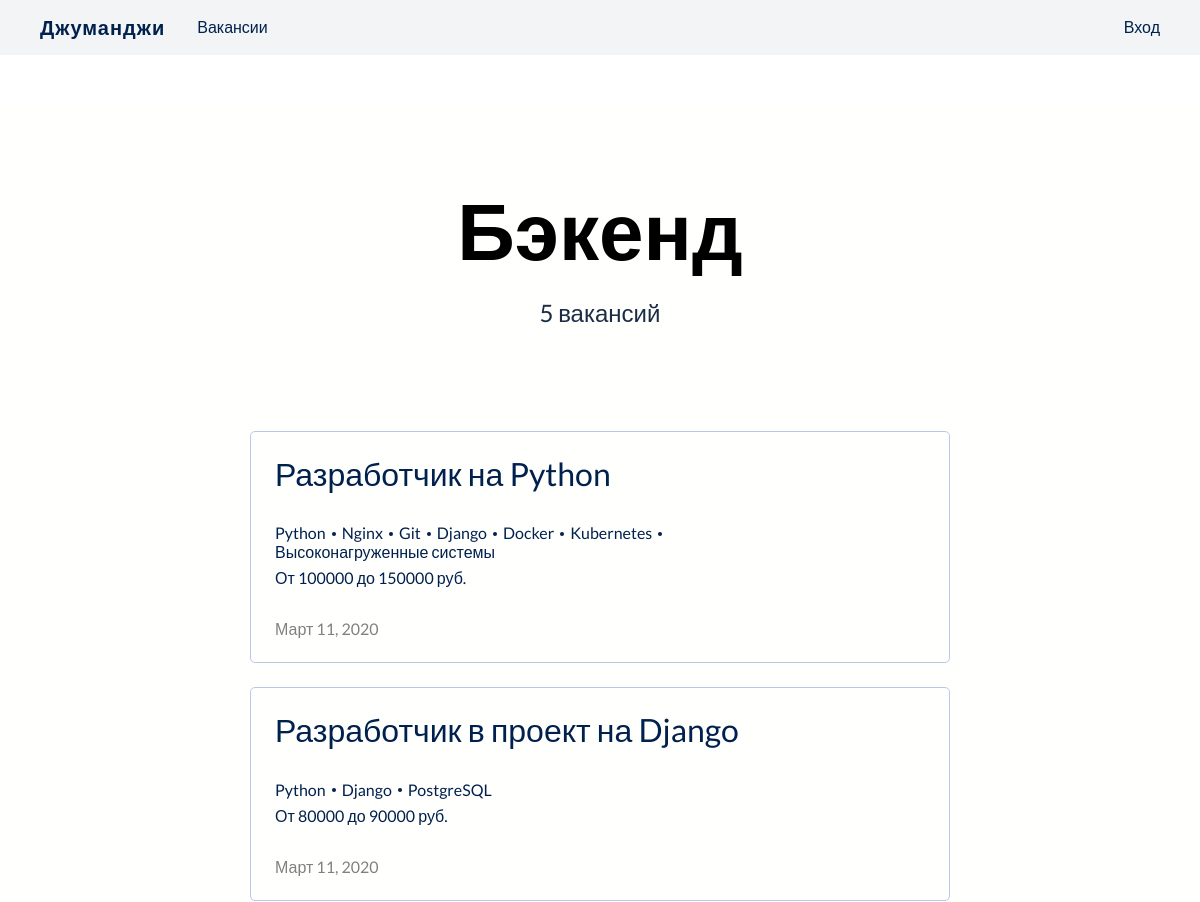
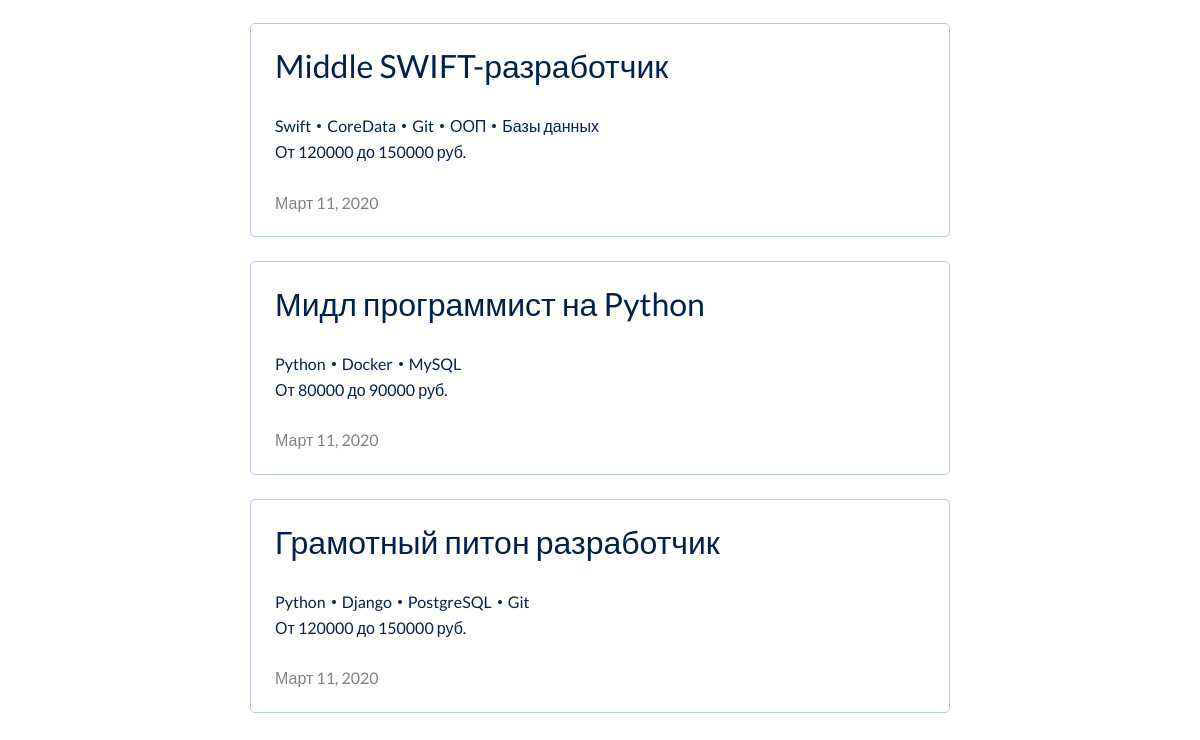
Before: /vacancies/cat/backend with the older database file (2 pictures, top to bottom).
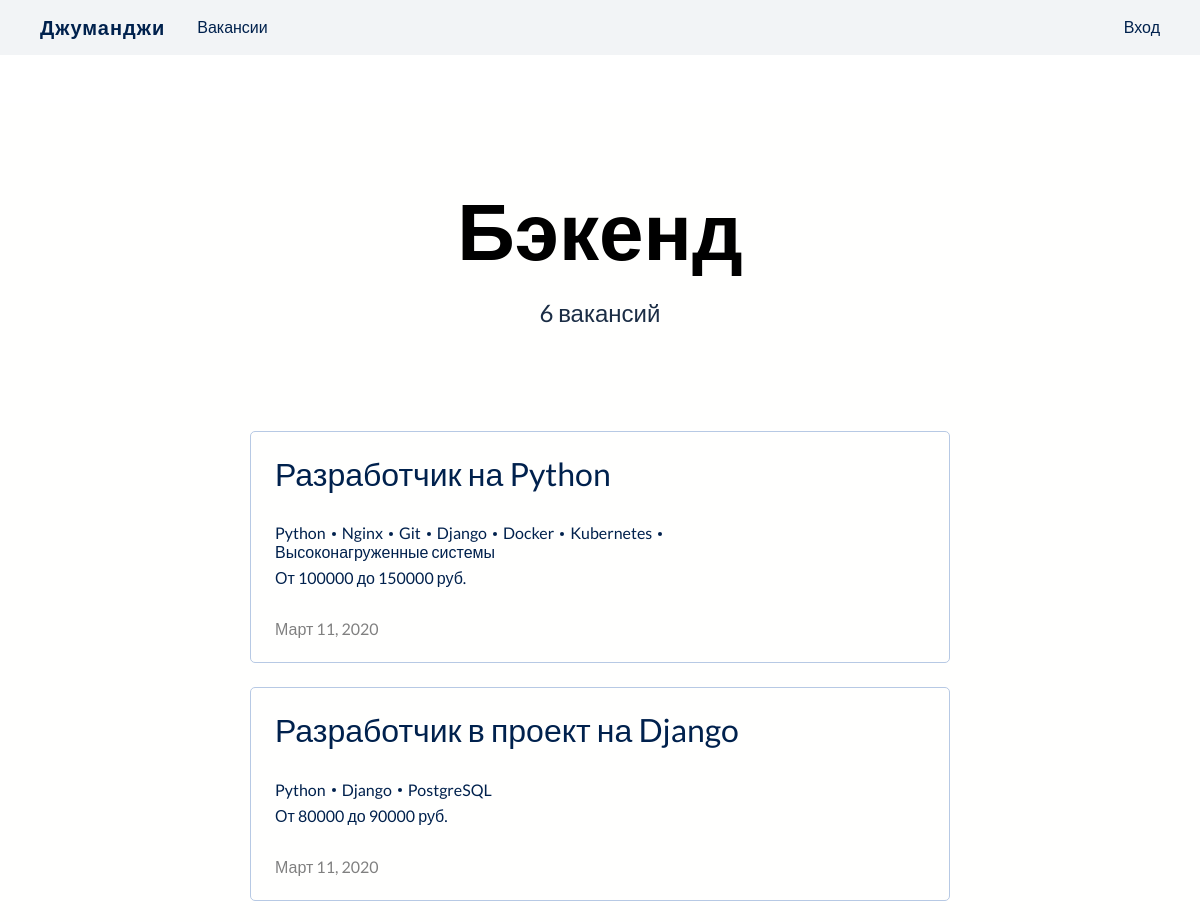
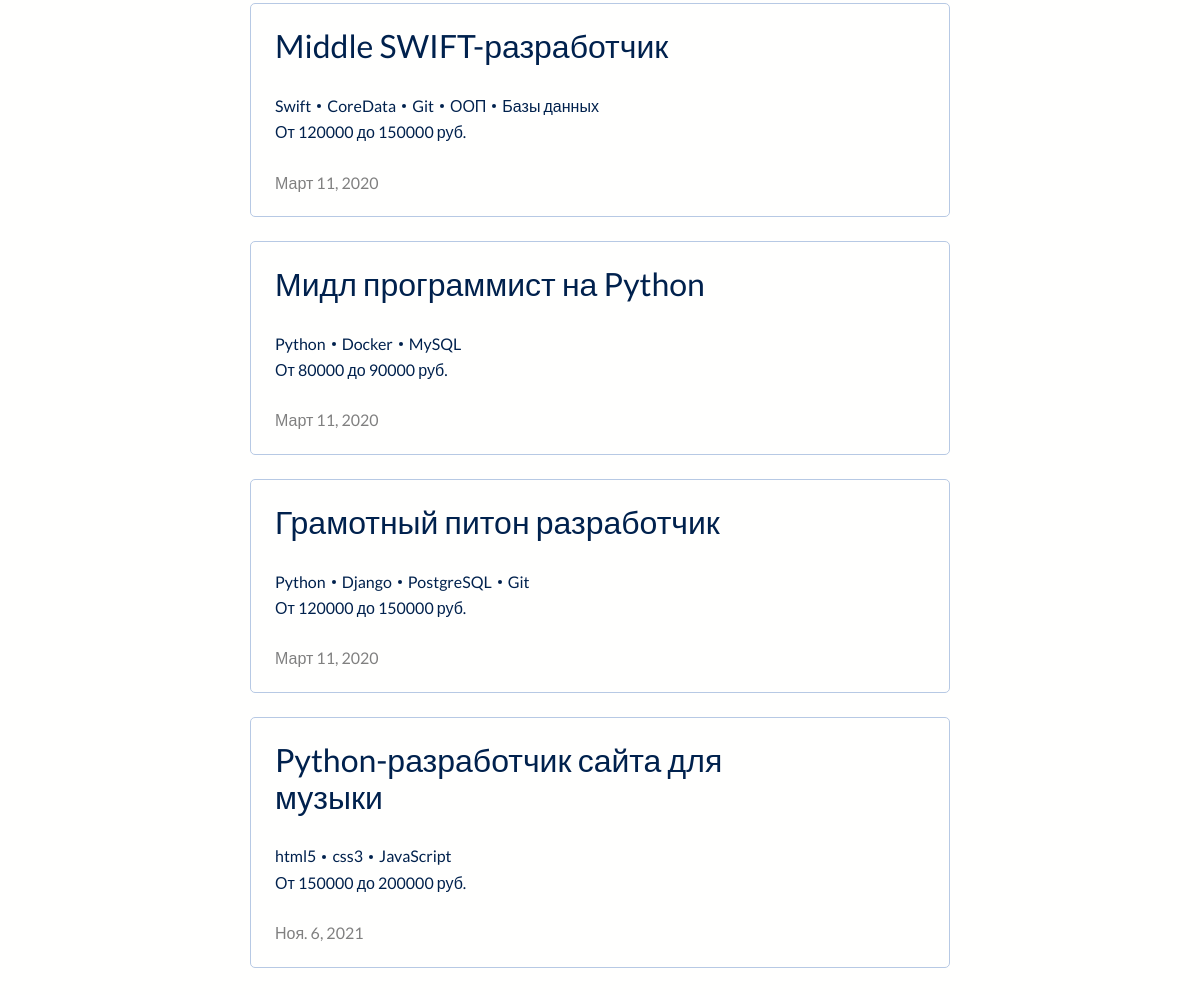
After: the same page with the newer database file (2 pictures, top to bottom).
### jumanji/models.py (models this page shows, shortened)
class Specialty(models.Model):
    code = models.CharField(max_length=50)
    title = models.CharField(max_length=100)
    picture = models.ImageField(upload_to="specialty_logos", default="https://place-hold.it/100x60")

class Vacancy(models.Model):
    title = models.CharField(max_length=100)
    specialty = models.ForeignKey(Specialty, on_delete=models.CASCADE, related_name="vacancies", default=None)
    company = models.ForeignKey(Company, on_delete=models.CASCADE, related_name='vacancies')
    salary_from = models.IntegerField()
    salary_to = models.IntegerField()
    posted_at = models.DateField(default=timezone.now)
    skills = models.CharField(max_length=250)
    description = models.TextField()
    def get_skills(self):
        return self.skills.split(', ')

### jumanji/views.py (the view)
# urls.py: path('vacancies/cat/<slug:slug>', SpecialtyVacanciesView.as_view(), name="specialty_vacancies"),
class SpecialtyVacanciesView(ListView):
    model = Vacancy
    template_name = template_name = 'jumanji/specialty.html'
    def get_queryset(self):
        specialty = self.kwargs['slug']
        queryset = Vacancy.objects.filter(specialty__code=specialty)
        return queryset
    def get_context_data(self, **kwargs):
        context = super().get_context_data(**kwargs)
        specialty = Specialty.objects.filter(code=self.kwargs['slug'])
        context['title'] = specialty.first().title
        context['vacancies_count'] = self.get_queryset().count()
        return context

### jumanji/templates/jumanji/specialty.html
{% extends 'base.html' %}
{% block content %}
<section class="specialty-head">
    <h1>{{ title }}</h1>
    <p>{{ vacancies_count }} вакансий</p>
</section>
{% include './block/vacancies-cards.html' with vacancies=object_list %}
{% endblock  %}

### templates/base.html (shortened to what this page needs)
{% load static %}
<!DOCTYPE html>
<html lang="en">
<head>
    <link rel="stylesheet" href="{% static '/css/normalize.css' %}">
    <link rel="stylesheet" href="{% static '/css/general_style.css' %}">
    <link rel="stylesheet" href="{% static '/css/style.css' %}">
    <link rel="stylesheet" href="{% static '/css/auth-style.css' %}">
</head>
<body>
    {% include './block/header.html' %}
    <main>
        <div class="container">
            {% block content %}{% endblock  %}
        </div>
    </main>
</body>
</html>

### templates/block/header.html
{% load static %}
<header>
    <div class="container">
        <div class="header__inner">
            <nav>
                <a class="logo" href="/#">Джуманджи</a>
                <a href="{% url 'all_vacancies' %}">Вакансии</a>
            </nav>
            <div class="user">
            {% if user.is_authenticated %}
                <div class="user-menu">
                    <strong>{{ user.first_name }} {{ user.last_name }}</strong>
                    <nav>
                        <a href="">Профиль</a>
                        <a href="{% url 'myresume' %}">Резюме</a>
                        <a href="{% url 'mycompany' %}">Компания</a>
                        <a href="{% url 'logout' %}">Выйти</a>
                    </nav>
                </div>
            {% else %}
                <a href="{% url 'login' %}" class="login">Вход</a>
            {% endif %}
            </div>
        </div>
    </div>
</header>

### jumanji/templates/jumanji/block/vacancies-cards.html (shortened to what this page needs)
<section class="vacancies-cards">
    {% if vacancies %}
        {% for vacancy in vacancies %}
        <a class="card" href="{% url 'vacancy_detail' vacancy.id %}">
            <div class="description">
                <h2>{{ vacancy.title }}</h2>
                <ul class="tags">
                    {% for skill in vacancy.get_skills %}
                    <li>{{ skill }}</li>
                    {% endfor %}
                </ul>
                <div class="salary">От {{ vacancy.salary_from }} до {{ vacancy.salary_to }} руб.</div>
                <div class="date">{{ vacancy.posted_at }}</div>
            </div>
        </a>
        {% endfor %}
    {% else %}
    <h1>Ничего не найдено</h1>
    {% endif %}
</section>

### static/css/general_style.css (style rules this page uses)
:root { --background: #fffffe; --secondBackground: #f2f4f6; --darkBackground: #001534; --headline: #00214d; --paragraph: #1b2d45; --darkParagraph: #b7c9e4; --red: #ff5470; --lightRed: rgba(255, 84, 112, .2); --yellow: #fde24f; --skyBlue: #00ebc7; }
* { font-family: 'Lato', sans-serif; }
body { display: flex; flex-direction: column; min-height: 100vh; }
.container { min-height: 100%; max-width: 1140px; margin: 0 auto; padding: 0 1.5rem; }
h1, h2, h3 { text-align: center; }
h1 { font-size: 2.5rem; margin: 2.5rem 0; }
h2 { font-weight: normal; font-size: 2rem; margin: 2rem 0; }
p { font-size: 1.5rem; color: var(--paragraph); }
a { text-decoration: none; color: var(--headline); }
section { margin: 5rem 0; }
.card { display: flex; align-items: center; padding: 1.5rem; border: 1px solid var(--darkParagraph); border-radius: 5px; }
a.card { cursor: pointer; transition: all .15s ease-in-out; }
ul.tags { display: flex; flex-wrap: wrap; list-style: none; margin: 0; margin-bottom: .5rem; padding: 0; }
ul.tags li { position: relative; }
ul.tags li:not(:last-child) { margin-right: 1rem; }
ul.tags li:not(:last-child):after { content: ''; position: absolute; right: -.625rem; top: 50%; transform: translateY(-50%); width: .25rem; height: .25rem; border-radius: 100%; background: var(--headline); }
header { background-color: var(--secondBackground); padding: 1rem; margin-bottom: 3rem; }
.header__inner { display: flex; justify-content: space-between; align-items: center; }
header nav { display: flex; align-items: center; gap: 2rem; }
header .logo { font-weight: 600; font-size: 1.25rem; letter-spacing: 1px; }
main { background-color: var(--background); flex: auto; }

### jumanji/static/css/style.css (style rules this page uses)
.vacancies-cards { display: grid; grid-template-columns: 1fr; grid-auto-columns: 1fr; max-width: 700px; gap: 1.5rem; margin: 3rem auto; }
.vacancies-cards .card { padding: 1.5rem; }
.vacancies-cards .card h2 { text-align: left; margin: 0; margin-bottom: 2rem; }
.vacancies-cards .card .date { margin-top: 2rem; color: gray; }
.specialty-head { display: flex; flex-direction: column; align-items: center; justify-content: center; }
.specialty-head h1 { font-size: 5rem; margin: 0; }

Changed rows visible on the page:
added Vacancy: title "Python-разработчик сайта для музыки", get_skills "html5" "css3" "JavaScript", salary_from "150000", salary_to "200000", posted_at "Ноя. 6, 2021"
Other visible differences:
{{ vacancies_count }}: "5" → "6"
